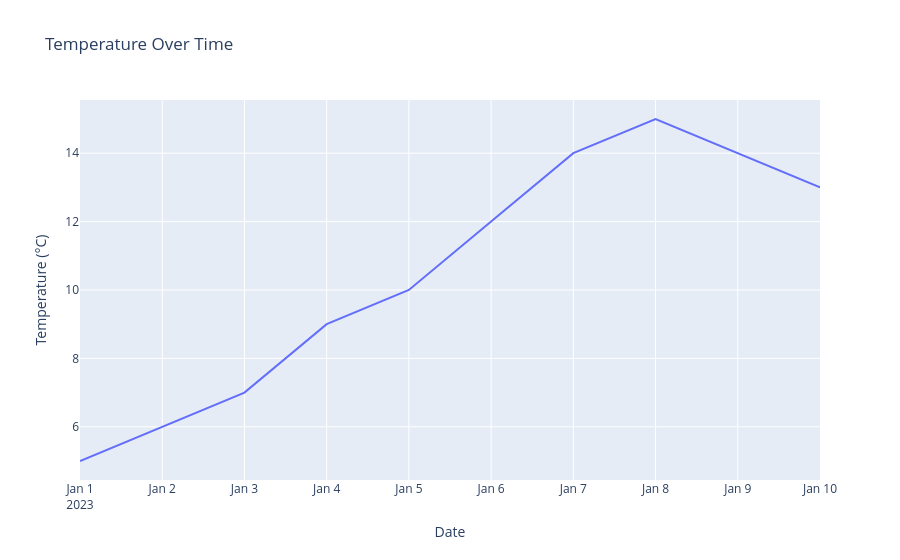

Notebook source saved alongside this figure:
### Code cell
# Creating a toy dataset
time_data = pd.DataFrame({
    "time": pd.date_range(start="2023-01-01", periods=10),
    "temperature": [5, 6, 7, 9, 10, 12, 14, 15, 14, 13],
    "humidity": [70, 68, 65, 63, 60, 58, 55, 50, 52, 55]
})

# Line plot for temperature over time
fig = px.line(
    time_data,
    x="time",
    y="temperature",
    title="Temperature Over Time",
    labels={"time": "Date", "temperature": "Temperature (°C)"}
)
fig.show()

### Figure 1 — Plotly figure (JSON) as saved in the notebook; plotly's stock layout.template omitted (floating-point values rounded to 4 significant figures)
{"data": [{"hovertemplate": "Date=%{x}<br>Temperature (°C)=%{y}<extra></extra>", "legendgroup": "", "line": {"color": "#636efa", "dash": "solid"}, "marker": {"symbol": "circle"}, "mode": "lines", "name": "", "orientation": "v", "showlegend": false, "type": "scatter", "x": ["2023-01-01T00:00:00.000000000", "2023-01-02T00:00:00.000000000", "2023-01-03T00:00:00.000000000", "2023-01-04T00:00:00.000000000", "2023-01-05T00:00:00.000000000", "2023-01-06T00:00:00.000000000", "2023-01-07T00:00:00.000000000", "2023-01-08T00:00:00.000000000", "2023-01-09T00:00:00.000000000", "2023-01-10T00:00:00.000000000"], "xaxis": "x", "y": [5, 6, 7, 9, 10, 12, 14, 15, 14, 13], "yaxis": "y"}], "layout": {"legend": {"tracegroupgap": 0}, "title": {"text": "Temperature Over Time"}, "xaxis": {"anchor": "y", "domain": [0, 1], "title": {"text": "Date"}}, "yaxis": {"anchor": "x", "domain": [0, 1], "title": {"text": "Temperature (°C)"}}}}
